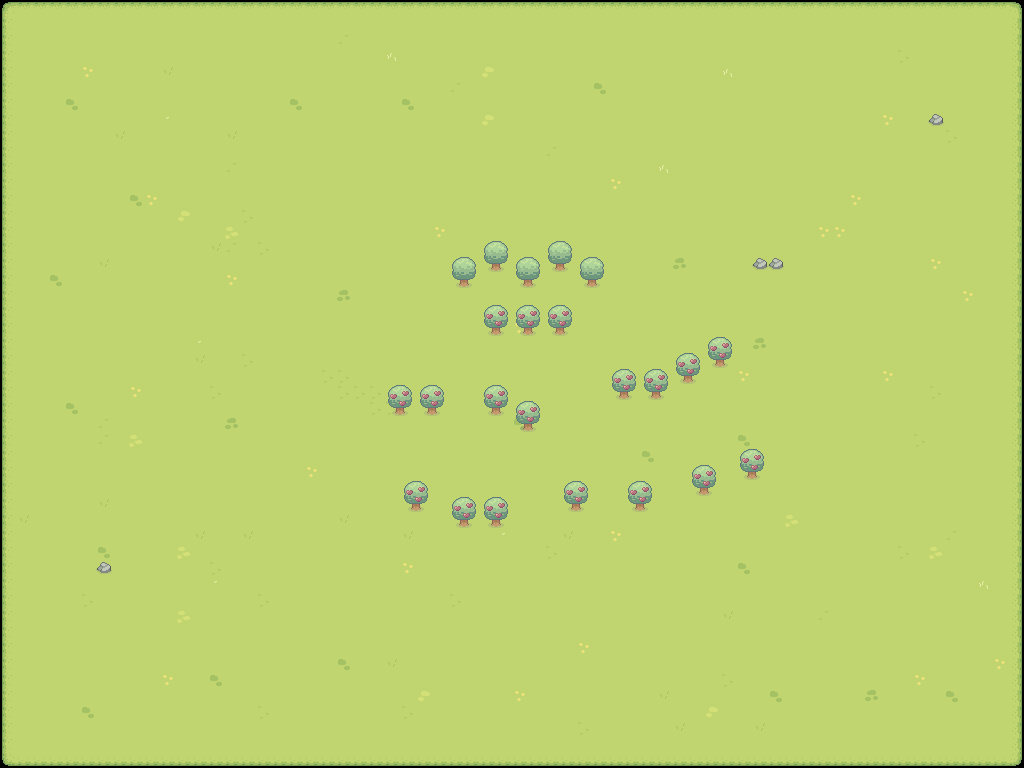

The image is a tile-based game level rendered from a .tmx file. Its description and source (layers, tilesets, objects; grid data summarised) follow:
An orthogonal 64x48 tile map with 16x16 px tiles, 2 tile layers (Ground, Things), 3 tilesets and 52 objects.

<map version="1.8" tiledversion="1.8.6" orientation="orthogonal" renderorder="right-down" width="64" height="48" tilewidth="16" tileheight="16" infinite="0" nextlayerid="8" nextobjectid="101">
 <tileset firstgid="1" source="Grass.tsx" />
 <tileset firstgid="78" source="Hills.tsx" />
 <tileset firstgid="177" source="Basic_Grass_Biom_things.tsx" />
 <layer id="1" name="Ground" width="64" height="48">
  <data>[3072 cells, 3072 non-empty, 20 distinct tile ids]</data>
 </layer>
 <layer id="6" name="Things" width="64" height="48">
  <data>[3072 cells, 96 non-empty, 9 distinct tile ids]</data>
 </layer>
 <objectgroup id="7" name="ObjectMasks">
  <object id="74" x="448" y="256.5" width="30.75" height="30.75" />
  <object id="75" x="481.5" y="240.5" width="29.5" height="32" />
  <object id="76" x="513.25" y="256.75" width="29" height="29.75" />
  <object id="77" x="545.25" y="240.75" width="28.25" height="30.25" />
  <object id="78" x="577.25" y="256.75" width="29.5" height="30.75" />
  <object id="79" x="480.5" y="304.25" width="29.75" height="31" />
  <object id="80" x="512.75" y="305" width="29.25" height="30.25" />
  <object id="81" x="545" y="304.75" width="28.5" height="31" />
  <object id="82" x="96.25" y="560.25" width="15.625" height="15.25" />
  <object id="83" x="752.25" y="256.375" width="15.375" height="15" />
  <object id="85" x="768.625" y="256.625" width="15.25" height="15" />
  <object id="86" x="928.125" y="112.375" width="15" height="14" />
  <object id="87" x="383.5" y="383.75" width="30.75" height="30.75" />
  <object id="88" x="417" y="384.75" width="28" height="30.5" />
  <object id="89" x="481" y="385.25" width="27" height="29.5" />
  <object id="90" x="513" y="400.5" width="29" height="31.5" />
  <object id="91" x="609" y="368" width="27.25" height="31.25" />
  <object id="92" x="641.25" y="368" width="27.5" height="31" />
  <object id="93" x="672.5" y="352.75" width="29.75" height="30.5" />
  <object id="94" x="400.5" y="480.5" width="29.25" height="32.25" />
  <object id="95" x="449.25" y="497" width="28.75" height="29.25" />
  <object id="96" x="481.25" y="497.5" width="25.5" height="29.75" />
  <object id="97" x="559.5" y="479.5" width="30" height="32.25" />
  <object id="98" x="624.75" y="480" width="30.75" height="32.25" />
  <object id="99" x="688" y="463.5" width="28.25" height="32.25" />
  <object id="100" x="737" y="447.5" width="28.5" height="33.5" />
 </objectgroup>
 <objectgroup id="5" name="Collisions" visible="0">
  <object id="48" x="95.5" y="567" width="15.75" height="7.5" />
  <object id="49" x="752.125" y="262.375" width="32" height="8.5" />
  <object id="50" x="927.875" y="120.375" width="16.375" height="7.1875" />
  <object id="51" x="456.625" y="279.875" width="15.125" height="7.625" />
  <object id="52" x="488.875" y="264.875" width="14.625" height="7.5" />
  <object id="53" x="520.125" y="280.875" width="15.75" height="7" />
  <object id="54" x="551.25" y="264.5" width="16.75" height="7.375" />
  <object id="55" x="583.625" y="281.25" width="17.375" height="7.25" />
  <object id="56" x="486.875" y="327.125" width="17.25" height="8.75" />
  <object id="57" x="519.125" y="328.5" width="17.875" height="7.75" />
  <object id="58" x="550.75" y="327" width="19.25" height="9.125" />
  <object id="59" x="392.5" y="409.25" width="15.25" height="6.625" />
  <object id="60" x="424.5" y="409.625" width="16.25" height="6.625" />
  <object id="61" x="488.875" y="408.125" width="15" height="8.375" />
  <object id="62" x="518.875" y="425.125" width="18.25" height="7.125" />
  <object id="63" x="615" y="393.25" width="17.625" height="7.875" />
  <object id="64" x="647.375" y="393.125" width="16.75" height="7.75" />
  <object id="65" x="679.375" y="376.375" width="16.25" height="7.875" />
  <object id="66" x="711.364" y="361.364" width="17.4545" height="7.36364" />
  <object id="67" x="405.625" y="504.75" width="19.25" height="7.875" />
  <object id="68" x="454.75" y="520.875" width="17.625" height="7.375" />
  <object id="69" x="486.75" y="521" width="18" height="6.875" />
  <object id="70" x="567.375" y="505.375" width="18" height="7.5" />
  <object id="71" x="630.625" y="504.125" width="18.125" height="8.25" />
  <object id="72" x="694.25" y="488.375" width="18.625" height="7.625" />
  <object id="73" x="742.375" y="472.625" width="17.875" height="7.5" />
 </objectgroup>
</map>
